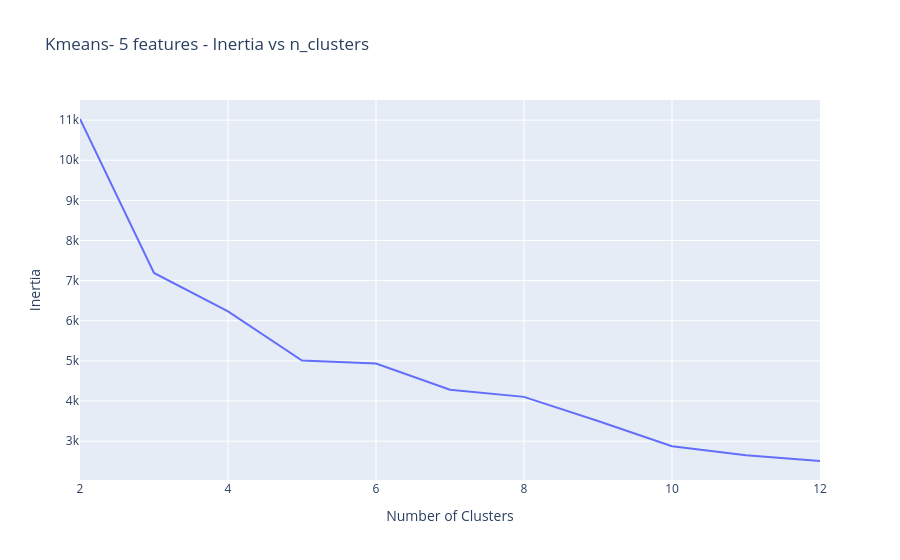

The notebook cell this image was saved under:
### Code cell
# Learning Curves
fig= px.line(
    x=n_clusters,
    y=inertia_scores,
    title="Kmeans- 5 features - Inertia vs n_clusters"
)
fig.update_layout(xaxis_title="Number of Clusters", yaxis_title="Inertia")
fig.show()

### Figure 1 — Plotly figure (JSON) as saved in the notebook; plotly's stock layout.template omitted (floating-point values rounded to 4 significant figures)
{"data": [{"hovertemplate": "x=%{x}<br>y=%{y}<extra></extra>", "legendgroup": "", "line": {"color": "#636efa", "dash": "solid"}, "marker": {"symbol": "circle"}, "mode": "lines", "name": "", "orientation": "v", "showlegend": false, "type": "scatter", "x": [2, 3, 4, 5, 6, 7, 8, 9, 10, 11, 12], "xaxis": "x", "y": [11030.0, 7191.0, 6233.0, 5010.0, 4936.0, 4282.0, 4104.0, 3503.0, 2875.0, 2646.0, 2505.0], "yaxis": "y"}], "layout": {"legend": {"tracegroupgap": 0}, "title": {"text": "Kmeans- 5 features - Inertia vs n_clusters"}, "xaxis": {"anchor": "y", "domain": [0, 1], "title": {"text": "Number of Clusters"}}, "yaxis": {"anchor": "x", "domain": [0, 1], "title": {"text": "Inertia"}}}}
